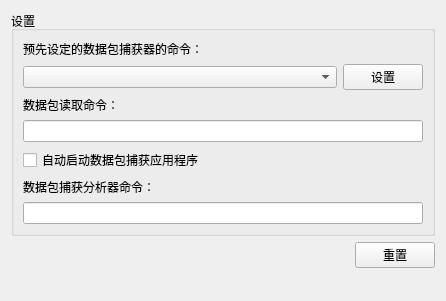
<?xml version="1.0" encoding="UTF-8"?>
<ui version="4.0">
 <class>PacketCapturePreferencesPageWidget</class>
 <widget class="QWidget" name="PacketCapturePreferencesPageWidget">
  <property name="geometry">
   <rect>
    <x>0</x>
    <y>0</y>
    <width>446</width>
    <height>301</height>
   </rect>
  </property>
  <property name="windowTitle">
   <string>抓包</string>
  </property>
  <layout class="QGridLayout" name="gridLayout">
   <item row="0" column="0" colspan="2">
    <widget class="QGroupBox" name="uiSettingsGroupBox">
     <property name="title">
      <string>设置</string>
     </property>
     <layout class="QGridLayout">
      <item row="5" column="0">
       <widget class="QLabel" name="uiCaptureAnalyzerCommandLabel">
        <property name="text">
         <string>数据包捕获分析器命令：</string>
        </property>
       </widget>
      </item>
      <item row="2" column="0" colspan="2">
       <widget class="QLabel" name="uiCaptureReaderCommandLabel">
        <property name="enabled">
         <bool>true</bool>
        </property>
        <property name="text">
         <string>数据包读取命令：</string>
        </property>
       </widget>
      </item>
      <item row="3" column="0" colspan="2">
       <widget class="QLineEdit" name="uiCaptureReaderCommandLineEdit">
        <property name="toolTip">
         <string>&lt;html&gt;&lt;head/&gt;&lt;body&gt;&lt;p&gt;Command line replacements:&lt;/p&gt;&lt;p&gt;%c = capture file (PCAP format)&lt;/p&gt;&lt;/body&gt;&lt;/html&gt;</string>
        </property>
       </widget>
      </item>
      <item row="4" column="0" colspan="2">
       <widget class="QCheckBox" name="uiAutoStartCheckBox">
        <property name="enabled">
         <bool>true</bool>
        </property>
        <property name="text">
         <string>自动启动数据包捕获应用程序</string>
        </property>
        <property name="checked">
         <bool>false</bool>
        </property>
       </widget>
      </item>
      <item row="0" column="0" colspan="2">
       <widget class="QLabel" name="uiPreconfiguredCaptureReaderCommandLabel">
        <property name="text">
         <string>预先设定的数据包捕获器的命令：</string>
        </property>
       </widget>
      </item>
      <item row="1" column="1">
       <widget class="QPushButton" name="uiPreconfiguredCaptureReaderCommandPushButton">
        <property name="sizePolicy">
         <sizepolicy hsizetype="Maximum" vsizetype="Fixed">
          <horstretch>0</horstretch>
          <verstretch>0</verstretch>
         </sizepolicy>
        </property>
        <property name="text">
         <string>设置</string>
        </property>
       </widget>
      </item>
      <item row="1" column="0">
       <widget class="QComboBox" name="uiPreconfiguredCaptureReaderCommandComboBox"/>
      </item>
      <item row="6" column="0" colspan="2">
       <widget class="QLineEdit" name="uiCaptureAnalyzerCommandLineEdit"/>
      </item>
     </layout>
    </widget>
   </item>
   <item row="1" column="0">
    <spacer name="horizontalSpacer">
     <property name="orientation">
      <enum>Qt::Horizontal</enum>
     </property>
     <property name="sizeHint" stdset="0">
      <size>
       <width>253</width>
       <height>20</height>
      </size>
     </property>
    </spacer>
   </item>
   <item row="1" column="1">
    <widget class="QPushButton" name="uiRestoreDefaultsPushButton">
     <property name="text">
      <string>重置</string>
     </property>
    </widget>
   </item>
   <item row="2" column="0" colspan="2">
    <spacer name="spacer">
     <property name="orientation">
      <enum>Qt::Vertical</enum>
     </property>
     <property name="sizeHint" stdset="0">
      <size>
       <width>20</width>
       <height>5</height>
      </size>
     </property>
    </spacer>
   </item>
  </layout>
 </widget>
 <resources/>
 <connections/>
</ui>
